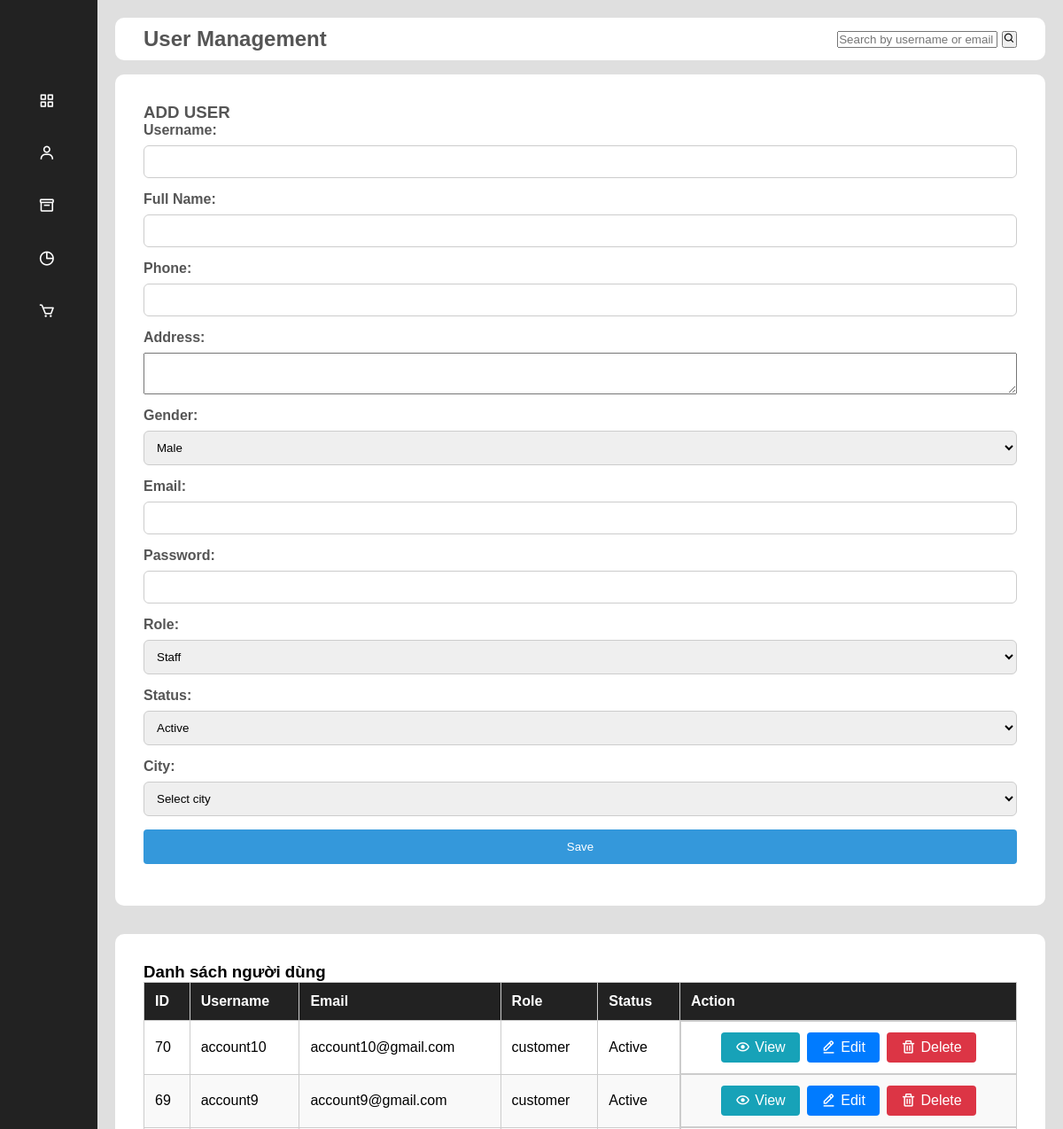
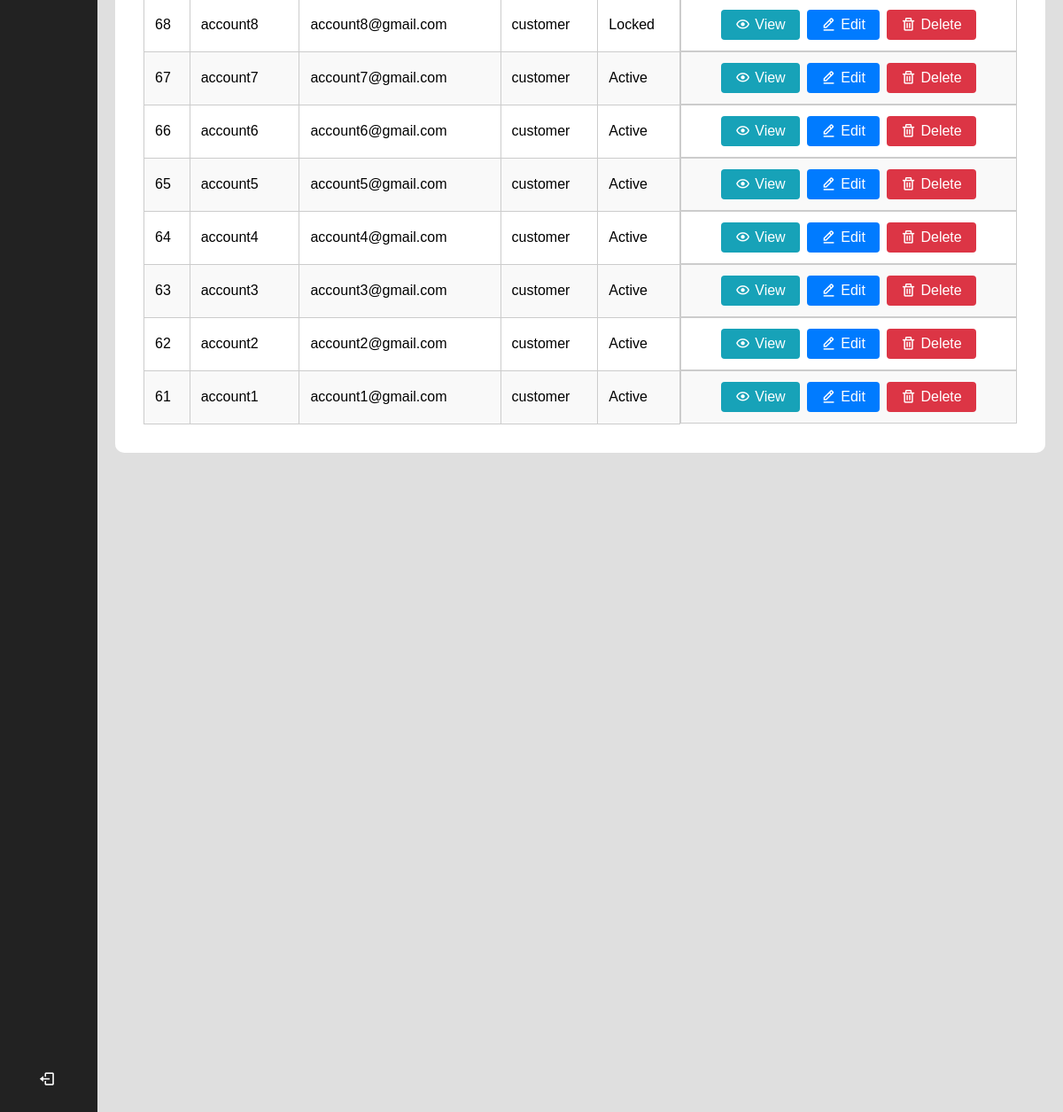
Screenshot of /Admin/php/user.php (signed in) with the database file from the repository (2 pictures, top to bottom).
### tables this page shows
CREATE TABLE `user` (
  `id` int(11) NOT NULL,
  `username` varchar(25) NOT NULL,
  `password` varchar(255) NOT NULL,
  `original_password` varchar(255) DEFAULT NULL,
  `fullname` varchar(100) DEFAULT NULL,
  `phone` varchar(20) DEFAULT NULL,
  `address` text DEFAULT NULL,
  `city` varchar(50) DEFAULT NULL,
  `gender` varchar(20) DEFAULT NULL,
  `email` varchar(100) NOT NULL,
  `role` varchar(20) NOT NULL,
  `status` varchar(255) NOT NULL
);

### Admin/php/user.php (the view, shortened to what this page needs)
<?php
require_once 'auth.php';
$sql = "SELECT * FROM user WHERE role != 'admin'";
$sql .= " ORDER BY id DESC";
$stmt = $conn->prepare($sql);
$stmt->execute();
$result = $stmt->get_result();
?>
<!DOCTYPE html>
<head>
    <link rel="stylesheet" href="../css/accounts.css">
    <link rel="stylesheet" href="../css/grid.css">
    <link href='https://unpkg.com/boxicons@2.1.4/css/boxicons.min.css' rel='stylesheet'>
</head>
<body>
    <div class="sidebar">
        <div class="logo"></div>
        <ul class="menu">
            <li>
                <a href="dashboard.php">
                    <i class='bx bx-grid-alt'></i>
                </a>
            </li>
            <li class="active">
                <a href="user.php">
                    <i class='bx bx-user'></i>
                </a>
            </li>
            <li>
                <a href="addproduct.php">
                    <i class='bx bx-box'></i>
                </a>
            </li>
            <li>
                <a href="analytics.php">
                    <i class='bx bx-pie-chart-alt'></i>
                </a>
            </li>
            <li>
                <a href="order.php">
                    <i class='bx bx-cart'></i>
                </a>
            </li>
            <li class="logout">
                <a href="logout.php">
                    <i class='bx bx-log-out'></i>
                </a>
            </li>
        </ul>
    </div>
    <div class="main_content">
        <div class="header_wrapper">
            <h2 class="header_title">User Management</h2>
            <div class="search_box">
                <form method="GET" action="">
                    <input type="text" name="search"
                           placeholder="Search by username or email"
                           value="<?php echo isset($_GET['search']) ? htmlspecialchars($_GET['search']) : ''; ?>">
                    <button type="submit"><i class='bx bx-search'></i></button>
                </form>
            </div>
        </div>
        <div class="add_user">
            <h3><?php echo isset($_GET['edit']) ? 'EDIT USER' : 'ADD USER'; ?></h3>
            <form action="save_user.php" method="post">
                <div class="form_group">
                    <label for="username">Username:</label>
                    <input type="text" id="username" name="username"
                           value="<?php echo isset($edit_user) ? htmlspecialchars($edit_user['username']) : ''; ?>"
                           maxlength="25"
                           oninput="checkUsername(this)"
                           required>
                </div>
                <div class="form_group">
                    <label for="fullname">Full Name:</label>
                    <input type="text" id="fullname" name="fullname"
                           value="<?php echo isset($edit_user) ? htmlspecialchars($edit_user['fullname']) : ''; ?>"
                           maxlength="30"
                           oninput="checkFullname(this)"
                           required>
                </div>
                <div class="form_group">
                    <label for="phone">Phone:</label>
                    <input type="tel" id="phone" name="phone"
                           value="<?php echo isset($edit_user) ? htmlspecialchars($edit_user['phone']) : ''; ?>"
                           maxlength="10"
                           oninput="checkPhone(this)"
                           required>
                </div>
                <div class="form_group">
                    <label for="address">Address:</label>
                    <textarea id="address" name="address"
                              rows="3"
                              maxlength="255"
                              oninput="checkAddress(this)"><?php echo isset($edit_user) ? htmlspecialchars($edit_user['address']) : ''; ?></textarea>
                </div>
                <div class="form_group">
                    <label for="gender">Gender:</label>
                    <select name="gender" id="gender">
                        <option value="male" <?php echo (isset($edit_user) && $edit_user['gender'] == 'male') ? 'selected' : ''; ?>>Male</option>
                    </select>
                </div>
                <div class="form_group">
                    <label for="email">Email:</label>
                    <input type="email" id="email" name="email"
                           value="<?php echo isset($edit_user) ? htmlspecialchars($edit_user['email']) : ''; ?>"
                           required>
                </div>
                <div class="form_group">
                    <label for="password">Password:</label>
                    <input type="password" id="password" name="password"
                           <?php echo !isset($edit_user) ? 'required' : ''; ?>
                           oninput="checkPassword(this)"
                           minlength="6">
                </div>
                <div class="form_group">
                    <label for="role">Role:</label>
                    <select name="role" id="role">
                        <option value="staff" <?php echo (isset($edit_user) && $edit_user['role'] == 'staff') ? 'selected' : ''; ?>>Staff</option>
                    </select>
                </div>
                <div class="form_group">
                    <label for="status">Status:</label>
                    <select name="status" id="status">
                        <option value="1" <?php echo (isset($edit_user) && $edit_user['status'] == '1') ? 'selected' : ''; ?>>Active</option>
                    </select>
                </div>
                <div class="form_group">
                    <label for="city">City:</label>
                    <select name="city" id="city" required>
                        <option value="">Select city</option>
                    </select>
                </div>
                <div class="form_group">
                    <button type="submit" name="save" class="submit-btn">
                        <?php echo isset($_GET['edit']) ? 'Update' : 'Save'; ?>
                    </button>
                </div>
            </form>
        </div>
        <div class="user_list">
            <h3>Danh sách người dùng</h3>
            <table>
                <thead>
                    <tr>
                        <th>ID</th>
                        <th>Username</th>
                        <th>Email</th>
                        <th>Role</th>
                        <th>Status</th>
                        <th>Action</th>
                    </tr>
                </thead>
                <tbody>
                    <?php while($row = $result->fetch_assoc()): ?>
                    <tr data-role="<?php echo $row['role']; ?>">
                        <td><?php echo $row['id']; ?></td>
                        <td><?php echo htmlspecialchars($row['username']); ?></td>
                        <td><?php echo htmlspecialchars($row['email']); ?></td>
                        <td><?php echo $row['role']; ?></td>
                        <td><?php echo $row['status'] == 1 ? 'Active' : 'Locked'; ?></td>
                        <td class="action-buttons">
                            <a href="#" class="btn btn-view" onclick="viewUser(<?php echo $row['id']; ?>)">
                                <i class='bx bx-show'></i>
                                View
                            </a>
                            <a href="user.php?edit=<?php echo $row['id']; ?>" class="btn btn-edit">
                                <i class='bx bx-edit-alt'></i>
                                Edit
                            </a>
                            <a href="delete_user.php?id=<?php echo $row['id']; ?>"
                               class="btn btn-delete"
                               onclick="return confirm('Are you sure you want to delete this user?');">
                                <i class='bx bx-trash'></i>
                                Delete
                            </a>
                        </td>
                    </tr>
                    <?php endwhile; ?>
                </tbody>
            </table>
        </div>
    </div>
</body>
</html>

### Admin/css/accounts.css (style rules this page uses)
* { margin: 0; padding: 0; box-sizing: border-box; font-family: 'Poppins', sans-serif; }
html, body { height: 100vh; overflow-x: hidden; background-color: #dfdfdf; }
body { display: flex; background: #f1f1f1; }
.sidebar { position: fixed; top: 0; left: 0; height: 100vh; width: 110px; padding: 0 1.7rem; overflow: hidden; transition: all 0.5s linear; background: #222; z-index: 100; }
.logo { height: 80px; padding: 16px; }
.menu { height: 88%; position: relative; list-style: none; padding: 0; }
.menu li { padding: 1rem; margin: 8px 0; border-radius: 8px; transition: all 0.5s ease-in-out; }
.menu a { color: white; text-decoration: none; font-size: 14px; display: flex; align-items: center; gap: 1.5rem; }
.menu a i { font-size: 1.2rem; }
.logout { position: absolute; bottom: 0; left: 0; width: 100%; }
.main_content { flex: 1; margin-left: 110px; padding: 20px; transition: all 0.5s linear; background: #dfdfdf; }
.header_wrapper { display: flex; justify-content: space-between; align-items: center; flex-wrap: wrap; background: #fff; border-radius: 10px; padding: 10px 2rem; margin-bottom: 1rem; }
.header_title,.add_user h3,label { color: #555; }
.add_user, .user_list { background-color: #fff; padding: 2rem; border-radius: 10px; margin-bottom: 2rem; }
.form_group { margin-bottom: 15px; position: relative; display: flex; flex-direction: column; }
.form_group label { font-weight: bold; margin-bottom: 0.5rem; }
.form_group input, .form_group select { padding: 10px; border-radius: 6px; border: 1px solid #ccc; }
.user_list table { width: 100%; border-collapse: collapse; }
.user_list th, .user_list td { padding: 12px; border: 1px solid #ccc; text-align: left; }
.user_list th { background-color: #222; color: white; }
.user_list tr:nth-child(even) { background-color: #f9f9f9; }
.action-buttons { display: flex; gap: 8px; justify-content: center; }
.btn { padding: 8px 16px; border: none; border-radius: 4px; cursor: pointer; font-weight: 500; text-decoration: none; display: inline-flex; align-items: center; gap: 5px; transition: all 0.3s ease; }
.btn-edit { background-color: #007bff; color: white; }
.btn-delete { background-color: #dc3545; color: white; }
.btn i { font-size: 1.1rem; }
.submit-btn { background-color: #3498db; color: white; padding: 12px 24px; border: none; border-radius: 4px; cursor: pointer; font-weight: 500; transition: all 0.3s ease; display: inline-block; text-align: center; }
.btn-view { background-color: #17a2b8; color: white; }

### rows the page displays
user: id "70", username "account10", email "account10@gmail.com", role "customer", status "Active"
user: id "69", username "account9", email "account9@gmail.com", role "customer", status "Active"
user: id "68", username "account8", email "account8@gmail.com", role "customer", status "Locked"
user: id "67", username "account7", email "account7@gmail.com", role "customer", status "Active"
user: id "66", username "account6", email "account6@gmail.com", role "customer", status "Active"
user: id "65", username "account5", email "account5@gmail.com", role "customer", status "Active"
user: id "64", username "account4", email "account4@gmail.com", role "customer", status "Active"
user: id "63", username "account3", email "account3@gmail.com", role "customer", status "Active"
user: id "62", username "account2", email "account2@gmail.com", role "customer", status "Active"
user: id "61", username "account1", email "account1@gmail.com", role "customer", status "Active"
